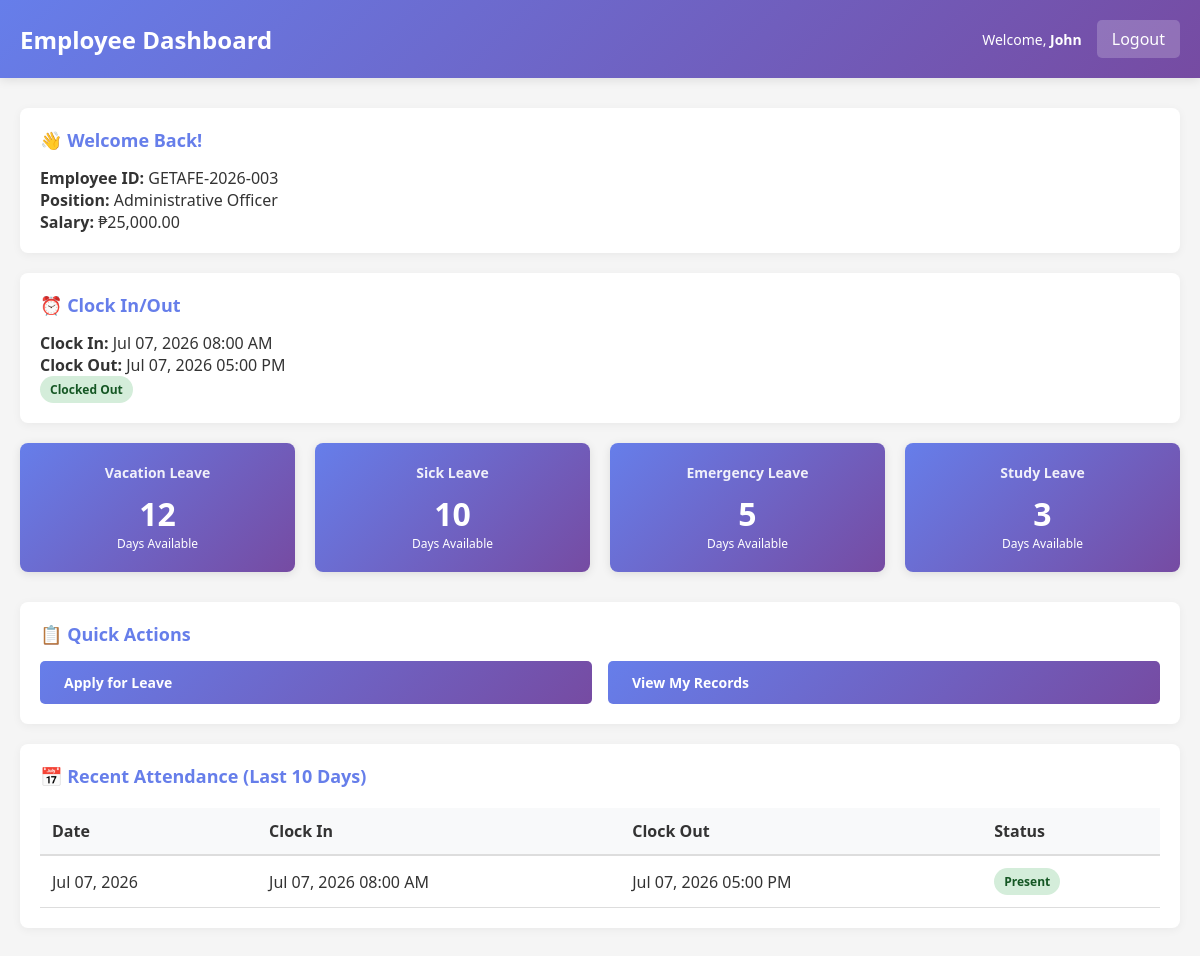
/employee/dashboard.php (signed in), run on the app's committed database.
### tables this page shows
CREATE TABLE employees (
  employee_id INT PRIMARY KEY AUTO_INCREMENT,
  employee_code VARCHAR(20) UNIQUE NOT NULL,
  first_name VARCHAR(50) NOT NULL,
  last_name VARCHAR(50) NOT NULL,
  email VARCHAR(100) UNIQUE NOT NULL,
  phone VARCHAR(20),
  position VARCHAR(100),
  salary DECIMAL(10, 2),
  date_hired DATE,
  status ENUM('active', 'inactive') DEFAULT 'active',
  created_at TIMESTAMP DEFAULT CURRENT_TIMESTAMP,
  updated_at TIMESTAMP DEFAULT CURRENT_TIMESTAMP ON UPDATE CURRENT_TIMESTAMP
);

CREATE TABLE attendance (
  attendance_id INT PRIMARY KEY AUTO_INCREMENT,
  employee_id INT NOT NULL,
  clock_in DATETIME,
  clock_out DATETIME,
  attendance_date DATE,
  status ENUM('present', 'absent', 'late') DEFAULT 'present',
  remarks TEXT,
  created_at TIMESTAMP DEFAULT CURRENT_TIMESTAMP,
  FOREIGN KEY (employee_id) REFERENCES employees(employee_id)
);

CREATE TABLE leave_types (
  leave_type_id INT PRIMARY KEY AUTO_INCREMENT,
  leave_type_name VARCHAR(50) NOT NULL,
  max_days_per_year INT,
  description TEXT,
  created_at TIMESTAMP DEFAULT CURRENT_TIMESTAMP
);

### includes/functions.php (called while the page is built, shortened)
<?php
function get_employee_info($conn, $employee_id) {
    $result = $conn->query("SELECT * FROM employees WHERE employee_id = $employee_id");
    return $result->fetch_assoc();
}
function format_date($date) {
    return date('M d, Y', strtotime($date));
}
function format_datetime($datetime) {
    return date('M d, Y h:i A', strtotime($datetime));
}
function calculate_leave_balance($conn, $employee_id, $leave_type_id) {
    $current_year = date('Y');
    $max_result = $conn->query("SELECT max_days_per_year FROM leave_types WHERE leave_type_id = $leave_type_id");
    $max_days = $max_result->fetch_assoc()['max_days_per_year'];
    $used_result = $conn->query("SELECT COALESCE(SUM(number_of_days), 0) as used_days FROM leave_requests WHERE employee_id = $employee_id AND leave_type_id = $leave_type_id AND YEAR(start_date) = $current_year AND status = 'approved'");
    $used_days = $used_result->fetch_assoc()['used_days'];
    return $max_days - $used_days;
}
?>

### employee/dashboard.php (the view, shortened to what this page needs)
<?php
require_once '../config/database.php';
require_once '../includes/functions.php';
$employee_id = $_SESSION['employee_id'];
$employee = get_employee_info($conn, $employee_id);
$today = date('Y-m-d');
$today_attendance = $conn->query("SELECT * FROM attendance WHERE employee_id = $employee_id AND attendance_date = '$today'")->fetch_assoc();
$recent_attendance = $conn->query("SELECT * FROM attendance WHERE employee_id = $employee_id ORDER BY attendance_date DESC LIMIT 10")->fetch_all(MYSQLI_ASSOC);
$leave_types = $conn->query("SELECT * FROM leave_types")->fetch_all(MYSQLI_ASSOC);
?>
<!DOCTYPE html>
<html lang="en">
<head>
    <link rel="stylesheet" href="../assets/css/style.css">
</head>
<body>
    <div class="navbar">
        <h2>Employee Dashboard</h2>
        <div class="navbar-user">
            <span>Welcome, <strong><?php echo htmlspecialchars($employee['first_name']); ?></strong></span>
            <a href="../logout.php">Logout</a>
        </div>
    </div>
    <div class="container">
        <div class="card">
            <h3>👋 Welcome Back!</h3>
            <p><strong>Employee ID:</strong> <?php echo htmlspecialchars($employee['employee_code']); ?></p>
            <p><strong>Position:</strong> <?php echo htmlspecialchars($employee['position']); ?></p>
            <p><strong>Salary:</strong> ₱<?php echo number_format($employee['salary'], 2); ?></p>
        </div>
        <div class="card">
            <h3>⏰ Clock In/Out</h3>
            <?php if ($today_attendance): ?>
                <p><strong>Clock In:</strong> <?php echo format_datetime($today_attendance['clock_in']); ?></p>
                <?php if ($today_attendance['clock_out']): ?>
                    <p><strong>Clock Out:</strong> <?php echo format_datetime($today_attendance['clock_out']); ?></p>
                    <p><span class="badge badge-success">Clocked Out</span></p>
                <?php endif; ?>
            <?php endif; ?>
        </div>
        <div class="dashboard">
            <?php foreach ($leave_types as $leave): ?>
                <?php $balance = calculate_leave_balance($conn, $employee_id, $leave['leave_type_id']); ?>
                <div class="stat-box">
                    <h4><?php echo htmlspecialchars($leave['leave_type_name']); ?></h4>
                    <div class="stat-number"><?php echo $balance; ?></div>
                    <p style="font-size: 12px;">Days Available</p>
                </div>
            <?php endforeach; ?>
        </div>
        <div class="card">
            <h3>📋 Quick Actions</h3>
            <div style="display: grid; grid-template-columns: repeat(2, 1fr); gap: 1rem;">
                <a href="apply_leave.php" class="btn btn-primary">Apply for Leave</a>
                <a href="records.php" class="btn btn-primary">View My Records</a>
            </div>
        </div>
        <div class="table-container">
            <h3>📅 Recent Attendance (Last 10 Days)</h3>
            <table>
                <thead>
                    <tr>
                        <th>Date</th>
                        <th>Clock In</th>
                        <th>Clock Out</th>
                        <th>Status</th>
                    </tr>
                </thead>
                <tbody>
                    <?php if (!empty($recent_attendance)): ?>
                        <?php foreach ($recent_attendance as $record): ?>
                        <tr>
                            <td><?php echo format_date($record['attendance_date']); ?></td>
                            <td><?php echo $record['clock_in'] ? format_datetime($record['clock_in']) : '-'; ?></td>
                            <td><?php echo $record['clock_out'] ? format_datetime($record['clock_out']) : '-'; ?></td>
                            <td>
                                <?php if ($record['status'] === 'present'): ?>
                                    <span class="badge badge-success">Present</span>
                                <?php elseif ($record['status'] === 'late'): ?>
                                    <span class="badge badge-warning">Late</span>
                                <?php else: ?>
                                    <span class="badge badge-danger">Absent</span>
                                <?php endif; ?>
                            </td>
                        </tr>
                        <?php endforeach; ?>
                    <?php else: ?>
                    <tr>
                        <td colspan="4" class="text-center">No attendance records yet</td>
                    </tr>
                    <?php endif; ?>
                </tbody>
            </table>
        </div>
    </div>
</body>
</html>

### assets/css/style.css (style rules this page uses)
* { margin: 0; padding: 0; box-sizing: border-box; }
body { font-family: 'Segoe UI', Tahoma, Geneva, Verdana, sans-serif; background-color: #f5f5f5; color: #333; }
.navbar { background: linear-gradient(135deg, #667eea 0%, #764ba2 100%); color: white; padding: 20px; display: flex; justify-content: space-between; align-items: center; box-shadow: 0 2px 10px rgba(0, 0, 0, 0.1); }
.navbar h2 { font-size: 24px; font-weight: 600; }
.navbar-user { display: flex; gap: 15px; align-items: center; }
.navbar-user span { font-size: 14px; }
.navbar-user a { background: rgba(255, 255, 255, 0.2); color: white; padding: 8px 15px; text-decoration: none; border-radius: 5px; transition: background 0.3s; }
.container { max-width: 1200px; margin: 30px auto; padding: 0 20px; }
.card { background: white; border-radius: 8px; padding: 20px; margin-bottom: 20px; box-shadow: 0 2px 10px rgba(0, 0, 0, 0.05); }
.card h3 { color: #667eea; margin-bottom: 15px; font-size: 18px; }
.dashboard { display: grid; grid-template-columns: repeat(auto-fit, minmax(200px, 1fr)); gap: 20px; margin-bottom: 30px; }
.stat-box { background: linear-gradient(135deg, #667eea 0%, #764ba2 100%); color: white; padding: 20px; border-radius: 8px; text-align: center; box-shadow: 0 2px 10px rgba(0, 0, 0, 0.1); }
.stat-box h4 { font-size: 14px; margin-bottom: 10px; opacity: 0.9; }
.stat-number { font-size: 32px; font-weight: bold; }
.btn { display: inline-block; padding: 12px 24px; border: none; border-radius: 5px; cursor: pointer; font-size: 14px; font-weight: 600; text-decoration: none; transition: all 0.3s; }
.btn-primary { background: linear-gradient(135deg, #667eea 0%, #764ba2 100%); color: white; }
.table-container { background: white; border-radius: 8px; padding: 20px; margin-bottom: 20px; box-shadow: 0 2px 10px rgba(0, 0, 0, 0.05); }
.table-container h3 { color: #667eea; margin-bottom: 20px; font-size: 18px; }
table { width: 100%; border-collapse: collapse; }
table thead { background-color: #f8f9fa; border-bottom: 2px solid #ddd; }
table th { padding: 12px; text-align: left; font-weight: 600; color: #333; }
table td { padding: 12px; border-bottom: 1px solid #ddd; }
.badge { display: inline-block; padding: 5px 10px; border-radius: 20px; font-size: 12px; font-weight: 600; }
.badge-success { background-color: #d4edda; color: #155724; }

### data on the page
employees: first_name "John", employee_code "GETAFE-2026-003", position "Administrative Officer", salary "25,000.00"
attendance: clock_in "Jul 07, 2026 08:00 AM", clock_out "Jul 07, 2026 05:00 PM", attendance_date "Jul 07, 2026", status "Present"
leave_types: leave_type_name "Vacation Leave", balance "12"
leave_types: leave_type_name "Sick Leave", balance "10"
leave_types: leave_type_name "Emergency Leave", balance "5"
leave_types: leave_type_name "Study Leave", balance "3"
